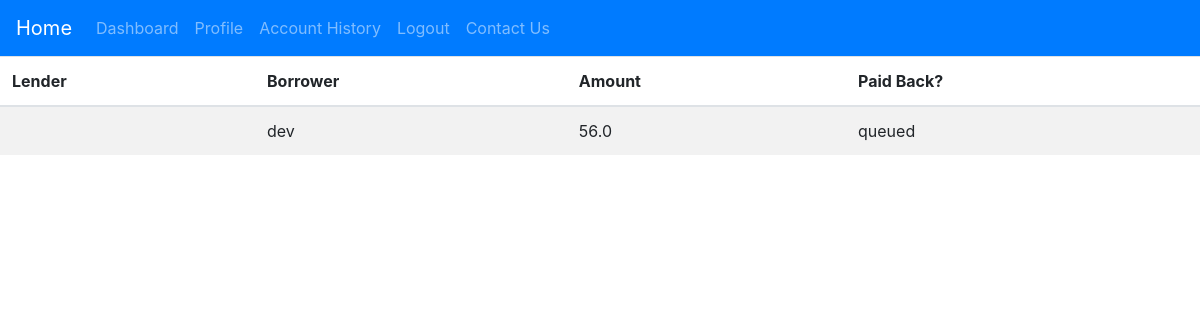
Page /account_history/ (signed in) on the earlier database version.
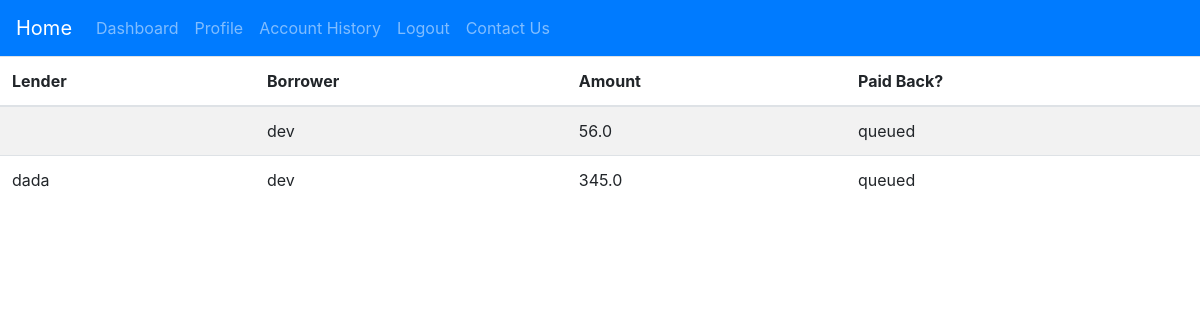
Same page on the later database version.
### dash/models.py (models this page shows)
class transactions(models.Model):
    borrower = models.CharField(blank=False,max_length=30)
    amount = models.FloatField(blank=False,) #, min_value = 10, max_value  =500
    amountPaid = models.FloatField(blank=True, default=0)
    interestRate = models.FloatField(blank=True, default=1)
    datePosted = models.DateTimeField(blank=False, default=datetime.now())
    status = models.ForeignKey(transactionState)
    dueDate = models.DateTimeField(blank=True, default=(datetime.now() + timedelta(days=30)))
    descriptionOfUse = models.TextField(blank=True, max_length=200)
    lender = models.CharField(max_length=30, blank=True)
    lendingDate = models.DateTimeField(blank=True,default=(datetime.now() + timedelta(days=30)))
    def __str__(self):
        return str(self.borrower)+' from '+str(self.lender)+' amount '+ str(self.amount)

class transactionState(models.Model):
    state = models.CharField(max_length=20)
    description = models.TextField(max_length=50)
    def __str__(self):
        return str(self.state)

### dash/views.py (the view)
# urls.py: url(r'^account_history/', views.account_history, name="history"),
@login_required(login_url='/login/')
def account_history(request):       #transactions where the logged in user was involved
    currUser = request.user
    myTrans = transactions.objects.filter(Q(borrower=currUser.username)|Q(lender=currUser.username))
    print (myTrans)
    return render(request, 'dash/account_history.html',{'myTrans':myTrans})

### templates/dash/account_history.html (shortened to what this page needs)
{% extends 'public/base.html' %}
{% block content %}
    <table class="table table-striped">
  <thead>
    <tr>
      <th class="mdl-data-table__cell--non-numeric">Lender</th>
      <th class="mdl-data-table__cell--non-numeric">Borrower</th>
      <th>Amount</th>
      <th class="mdl-data-table__cell--non-numeric">Paid Back?</th>
    </tr>
  </thead>
  <tbody>
  {% for tran in myTrans %}
        <tr>
          <td class="mdl-data-table__cell--non-numeric">{{ tran.lender }}</td>
          <td class="mdl-data-table__cell--non-numeric">{{ tran.borrower }}</td>
          <td>{{ tran.amount }}</td>
          <td class="mdl-data-table__cell--non-numeric">{{ tran.status }}</td>
        </tr>
  {% endfor %}
  </tbody>
</table>
{% endblock %}

Differences in the rows shown:
added transactions: lender "dada", borrower "dev", amount "345.0", status "queued"
